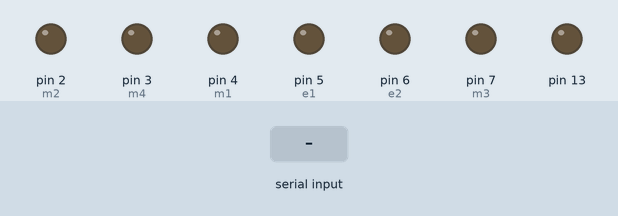
The sketch below on a simulated Arduino Uno, built with avr-gcc and run on an emulated ATmega328P. Parts: output pins drawn as LEDs (lit = HIGH). Inputs (shaded band) come from the test bench.

Above: at 1.7 s.
1.8 s: "90,45\n" received over Serial
At 2.6 s:
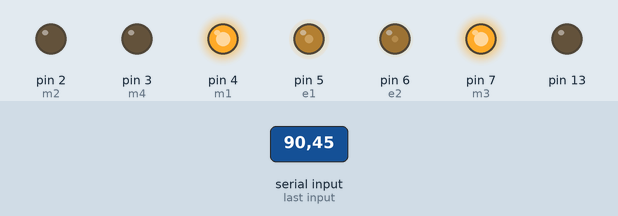
3.3 s: "30,150\n" received over Serial
At 3.8 s:
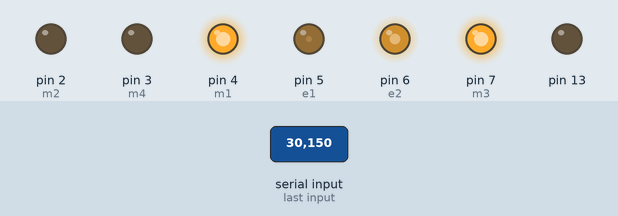
4.8 s: "5\n" received over Serial
At 6.7 s:
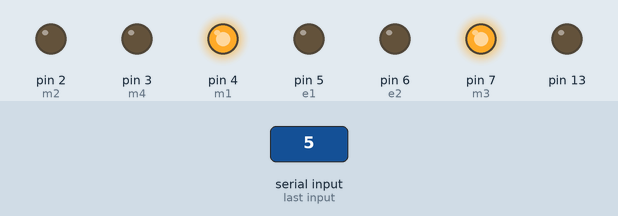
7.3 s: "1,90\n" received over Serial
At 8.0 s:
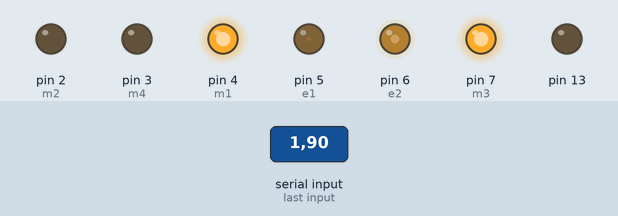
8.8 s: "90\n" received over Serial
At 10.9 s:
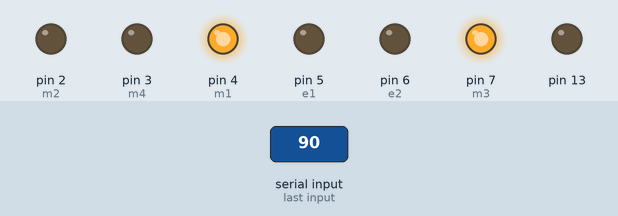
Timing chart, 0 to 12.3 s (numbered marks = the images above; inputs shaded):
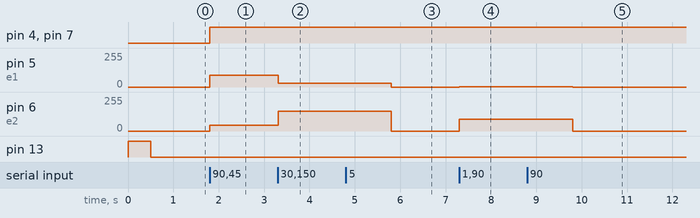

Measured:
- after the input at 1.8 s, pin 4 (m1), pin 7 (m3): LOW → HIGH at once; pin 5 (e1): 0/255 → 90/255 at once; pin 6 (e2): 0/255 → 45/255 at once
- after the input at 3.3 s, pin 5 (e1): 90/255 → 30/255 at once; pin 6 (e2): 45/255 → 150/255 at once
- after the input at 4.8 s, pin 5 (e1): 30/255 → 0/255 after 1.0 s; pin 6 (e2): 150/255 → 0/255 after 1.0 s
- after the input at 7.3 s, pin 5 (e1): 0/255 → 1/255 at once; pin 6 (e2): 0/255 → 90/255 at once
- after the input at 8.8 s, pin 5 (e1): 1/255 → 0/255 after 1.0 s; pin 6 (e2): 90/255 → 0/255 after 1.0 s

The sketch:

bb8.ino
```cpp
int m1 = 4;//changed to same pins on arduino ROMEO
int m2 = 2;
int e1 = 5;
int e2 = 6;
int m3 = 7;
int m4 = 3;

void setup() {
  Serial.begin(9600);
  pinMode( 13 , OUTPUT);
  pinMode( m1 , OUTPUT);
  pinMode( m2 , OUTPUT);
  pinMode( m3 , OUTPUT);
  pinMode( m4 , OUTPUT);
  pinMode( e1 , OUTPUT);
  pinMode( e2 , OUTPUT);
  digitalWrite(13, HIGH);
  delay(500);
  digitalWrite(13, LOW);

}

void loop() {
  while (Serial.available() > 0) {
    int R = Serial.parseInt();
    int L = Serial.parseInt();
    if (Serial.read() == '\n') {
      roll(R, L);
    }
    else {
      roll(0, 0);
    }
  }
}

void roll(int rm, int lm) {
  if (rm >= 0) {
    analogWrite(e1, rm);
    digitalWrite(m1, 1);
    digitalWrite(m2, 0);
  }
  else {
    rm = -rm;
    analogWrite(e1, rm);
    digitalWrite(m1, 0);
    digitalWrite(m2, 1);
  }
  if (lm >= 0) {
    analogWrite(e2, lm);
    digitalWrite(m3, 1);
    digitalWrite(m4, 0);
  }
  else {
    lm = -lm;
    analogWrite(e2, lm);
    digitalWrite(m3, 0);
    digitalWrite(m4, 1);
  }
}
```
